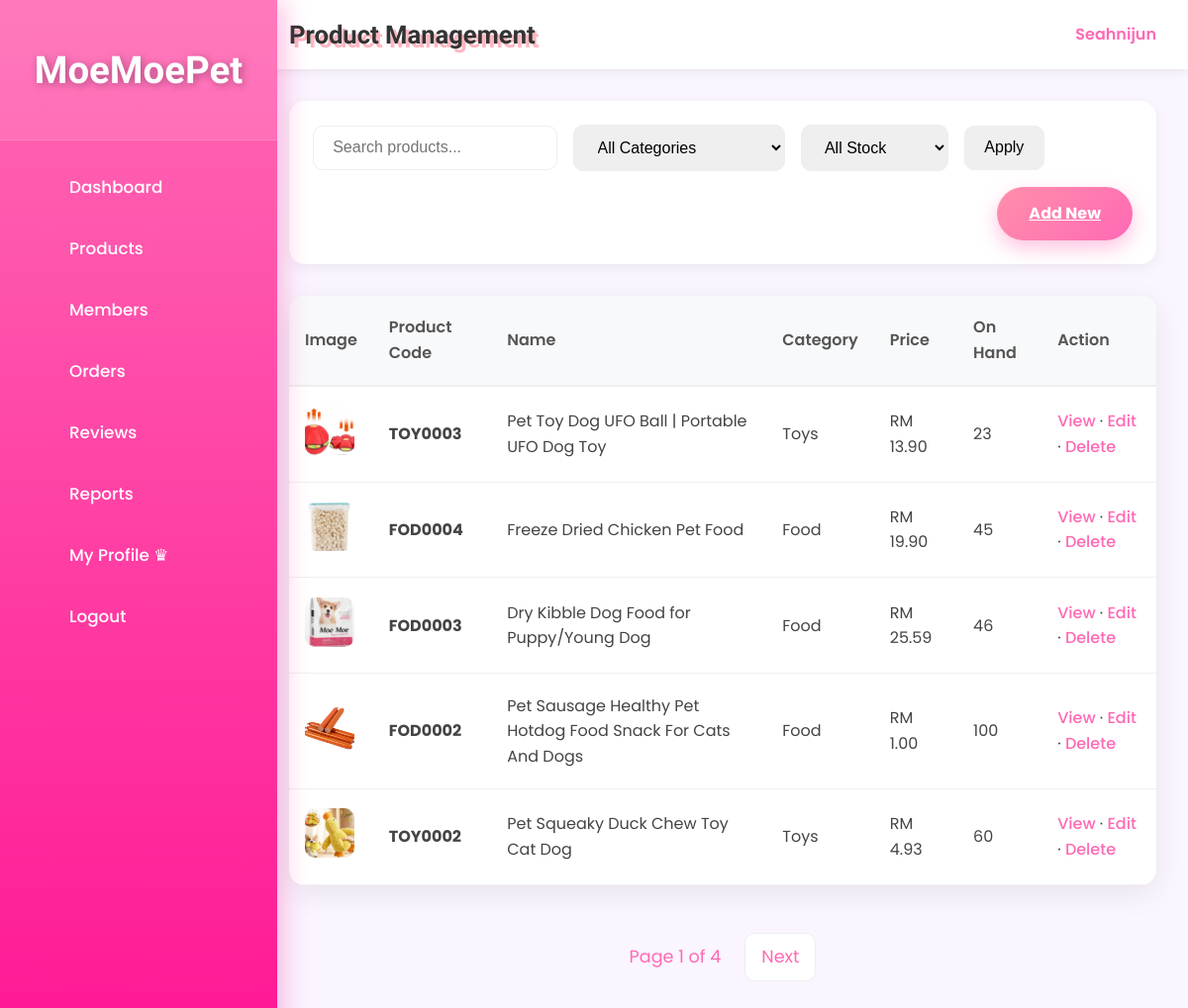
Before: /admin/product_list.php (signed in) with the older database file.
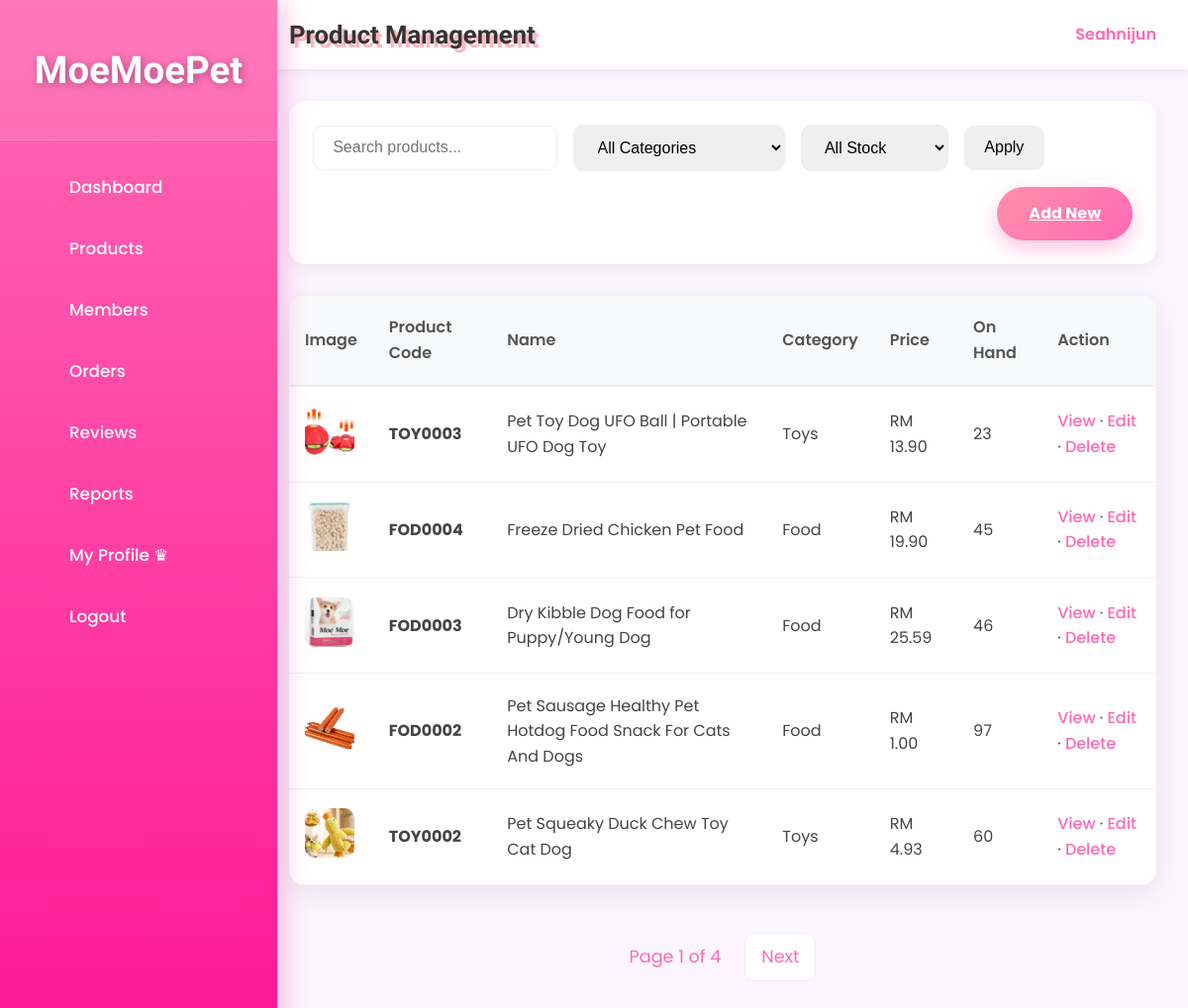
After: the same page with the newer database file.
### tables this page shows
CREATE TABLE `product` (
  `product_id` int(11) NOT NULL,
  `product_code` varchar(20) NOT NULL,
  `product_name` varchar(200) NOT NULL,
  `description` text DEFAULT NULL,
  `price` decimal(10,2) NOT NULL,
  `stock_quantity` int(11) DEFAULT 0,
  `category_id` int(11) NOT NULL,
  `is_active` tinyint(1) DEFAULT 1,
  `created_at` datetime DEFAULT current_timestamp(),
  `updated_at` datetime DEFAULT current_timestamp() ON UPDATE current_timestamp(),
  `photo_name` varchar(255) NOT NULL,
  `average_rating` decimal(3,2) DEFAULT 0.00,
  `review_count` int(11) DEFAULT 0
);

CREATE TABLE `category` (
  `category_id` int(11) NOT NULL,
  `category_code` varchar(10) NOT NULL,
  `category_name` varchar(100) NOT NULL,
  `description` text DEFAULT NULL,
  `created_at` datetime DEFAULT current_timestamp()
);

### _base.php (called while the page is built, shortened)
<?php
function encode($value) {
    return htmlentities($value);
}
?>

### admin/product_list.php (the view, shortened to what the changed rows need)
<?php
require '../_base.php';
$page = max(1, (int)($_GET['page'] ?? 1));
$limit = (int)($_GET['limit'] ?? 5);
$offset = ($page - 1) * $limit;
$where = "WHERE p.is_active = 1";
$params = [];
$sql = "SELECT p.*, c.category_name, c.category_code
        FROM product p
        JOIN category c ON p.category_id = c.category_id
        $where
        ORDER BY p.created_at DESC
        LIMIT $limit OFFSET $offset";
$stmt = $_db->prepare($sql);
$stmt->execute($params);
$products = $stmt->fetchAll();
?>
<!DOCTYPE html>
<html lang="en">
<head>
    <link rel="stylesheet" href="/css/app.css">
</head>
<body>
<div class="admin-layout">
    <aside class="admin-sidebar">
        <div class="logo">
            <h2>MoeMoePet</h2>
        </div>
    </aside>
    <main class="admin-main">
        <header class="admin-header">
            <h1>Product Management</h1>
        </header>
        <div class="table-card">
            <table>
                <thead>
                    <tr>
                        <th>Image</th>
                        <th>Product Code</th>
                        <th>Name</th>
                        <th>Category</th>
                        <th>Price</th>
                        <th>On Hand</th>
                        <th>Action</th>
                    </tr>
                </thead>
                <tbody>
                    <?php foreach ($products as $p): ?>
                    <tr>
                        <td>
                            <?php if ($p->photo_name): ?>
                                <img src="../admin/uploads/products/<?= encode($p->photo_name) ?>" class="photo_name" alt="photo_name" style="width:50px;height:50px;object-fit:cover;border-radius:10px;">
                            <?php else: ?>
                                <div style="width:50px;height:50px;background:#f0f0f0;border-radius:10px;"></div>
                            <?php endif; ?>
                        </td>
                        <td><strong><?= encode($p->product_code) ?></strong></td>
                        <td><?= encode($p->product_name) ?></td>
                        <td><?= encode($p->category_name) ?></td>
                        <td>RM <?= number_format($p->price, 2) ?></td>
                        <td class="<?= $p->stock_quantity == 0 ? 'out-stock' : ($p->stock_quantity <= 10 ? 'low-stock' : '') ?>">
                            <?= $p->stock_quantity ?>
                        <td class="action-links">
                            <a href="product_view.php?id=<?= $p->product_id ?>"
                            class="text-pink-500 hover:text-pink-700 hover:underline font-medium transition">
                            View
                        </a>
                        <span class="text-pink-300 mx-3">·</span>
                        <a href="product_edit.php?id=<?= $p->product_id ?>"
                            class="text-pink-500 hover:text-pink-700 hover:underline font-medium transition">
                            Edit
                        </a>
                        <span class="text-pink-300 mx-3">·</span>
                        <form method="post" action="product_delete.php" style="display:inline;"
                            onsubmit="return confirm('Are you sure you want to delete it completely?「<?= encode($p->product_name) ?>」？\n\nThis operation cannot be undone!');">
                            <button type="submit" class="delete-link">
                                Delete
                            </button>
                        </form>
                        </td>
                    </tr>
                    <?php endforeach; ?>
                </tbody>
            </table>
        </div>
    </main>
</div>
</body>
</html>

Changed rows visible on the page:
changed product "FOD0002": stock_quantity "100" → "97"
